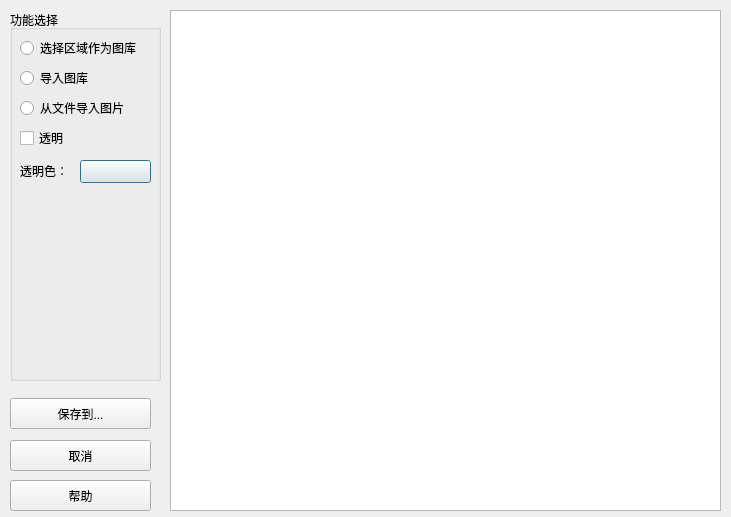
<?xml version="1.0" encoding="UTF-8"?>
<ui version="4.0">
 <class>SaveToLibrary</class>
 <widget class="QDialog" name="SaveToLibrary">
  <property name="geometry">
   <rect>
    <x>0</x>
    <y>0</y>
    <width>731</width>
    <height>517</height>
   </rect>
  </property>
  <property name="windowTitle">
   <string>Dialog</string>
  </property>
  <widget class="QGroupBox" name="groupBox">
   <property name="geometry">
    <rect>
     <x>10</x>
     <y>10</y>
     <width>151</width>
     <height>371</height>
    </rect>
   </property>
   <property name="title">
    <string>功能选择</string>
   </property>
   <widget class="QRadioButton" name="m_radio1">
    <property name="geometry">
     <rect>
      <x>10</x>
      <y>30</y>
      <width>131</width>
      <height>16</height>
     </rect>
    </property>
    <property name="focusPolicy">
     <enum>Qt::NoFocus</enum>
    </property>
    <property name="text">
     <string>选择区域作为图库</string>
    </property>
   </widget>
   <widget class="QRadioButton" name="m_radio2">
    <property name="geometry">
     <rect>
      <x>10</x>
      <y>90</y>
      <width>131</width>
      <height>16</height>
     </rect>
    </property>
    <property name="focusPolicy">
     <enum>Qt::NoFocus</enum>
    </property>
    <property name="text">
     <string>从文件导入图片</string>
    </property>
   </widget>
   <widget class="QCheckBox" name="m_transparentcheck">
    <property name="geometry">
     <rect>
      <x>10</x>
      <y>120</y>
      <width>121</width>
      <height>16</height>
     </rect>
    </property>
    <property name="focusPolicy">
     <enum>Qt::NoFocus</enum>
    </property>
    <property name="text">
     <string>透明</string>
    </property>
   </widget>
   <widget class="QLabel" name="m_lable">
    <property name="geometry">
     <rect>
      <x>10</x>
      <y>150</y>
      <width>51</width>
      <height>21</height>
     </rect>
    </property>
    <property name="text">
     <string>透明色：</string>
    </property>
   </widget>
   <widget class="QPushButton" name="m_color">
    <property name="geometry">
     <rect>
      <x>70</x>
      <y>150</y>
      <width>71</width>
      <height>23</height>
     </rect>
    </property>
    <property name="text">
     <string/>
    </property>
   </widget>
   <widget class="QRadioButton" name="m_radio3">
    <property name="geometry">
     <rect>
      <x>10</x>
      <y>60</y>
      <width>131</width>
      <height>16</height>
     </rect>
    </property>
    <property name="text">
     <string>导入图库</string>
    </property>
   </widget>
  </widget>
  <widget class="QGraphicsView" name="MainView">
   <property name="geometry">
    <rect>
     <x>170</x>
     <y>10</y>
     <width>551</width>
     <height>501</height>
    </rect>
   </property>
  </widget>
  <widget class="QPushButton" name="m_SaveTo">
   <property name="geometry">
    <rect>
     <x>10</x>
     <y>398</y>
     <width>141</width>
     <height>31</height>
    </rect>
   </property>
   <property name="text">
    <string>保存到...</string>
   </property>
  </widget>
  <widget class="QPushButton" name="m_Cancel">
   <property name="geometry">
    <rect>
     <x>10</x>
     <y>440</y>
     <width>141</width>
     <height>31</height>
    </rect>
   </property>
   <property name="text">
    <string>取消</string>
   </property>
  </widget>
  <widget class="QPushButton" name="HelpButton">
   <property name="geometry">
    <rect>
     <x>10</x>
     <y>480</y>
     <width>141</width>
     <height>31</height>
    </rect>
   </property>
   <property name="text">
    <string>帮助</string>
   </property>
  </widget>
 </widget>
 <resources/>
 <connections/>
</ui>
